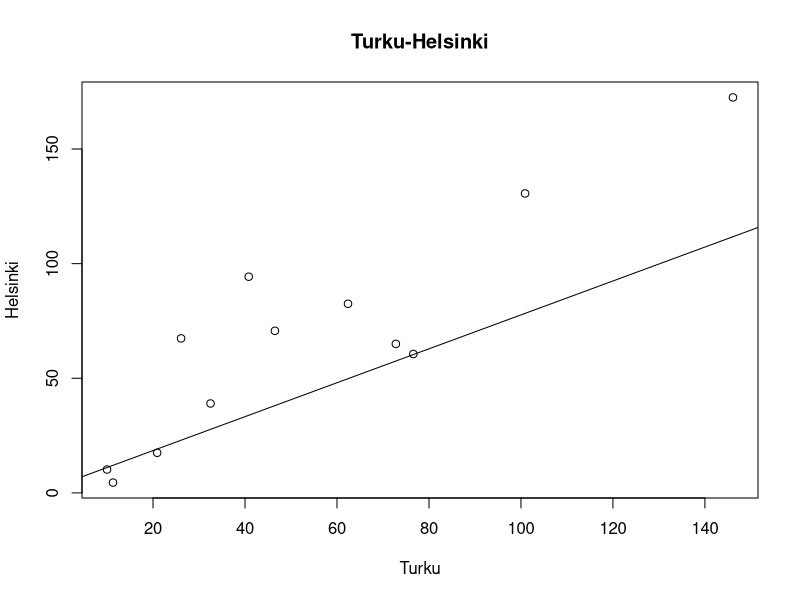
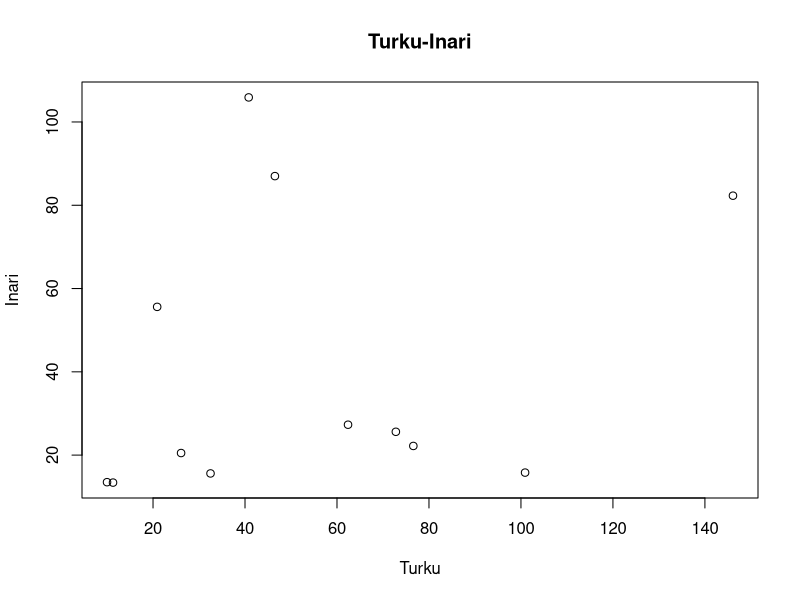
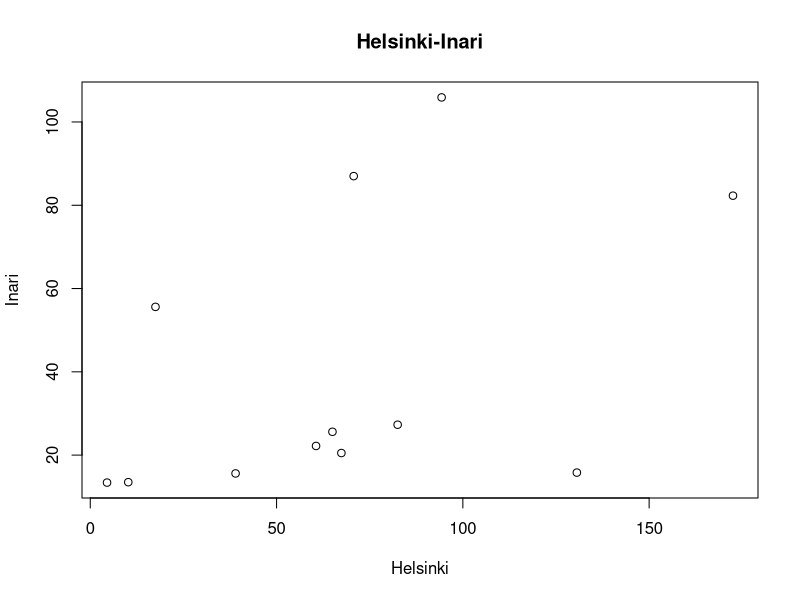

These charts were generated, in order, by the following R code:
# 2. (R) Taulukossa alla on kuukausittaiset sademäärät (mm) vuonna 2023 Turun Artukaisissa, 
# Helsingin Kaisaniemessä ja Inarin Kaamasessa (lähde Ilmatieteen laitos). Piirrä
# kaikki pareittaiset hajontakuviot (Turku–Helsinki, Turku–Inari ja Helsinki–Inari). 
# Minkä paikkakuntien sademäärissä on selvää riippuvutta? Näyttääkö riippuvuus keskimäärin
# lineaariselta? Jos näyttää, niin sovita PNS-suora. Laske myös korrelaatiokertoimet.

Tku <- c(62.4, 32.5, 72.8, 10, 20.9, 11.3, 40.8, 146.1, 46.5, 100.9, 76.6, 26.1)
Hki <- c(82.5, 39, 65, 10.2, 17.5, 4.5, 94.3, 172.5, 70.7, 130.6, 60.6, 67.4)
Ina <- c(27.3, 15.6, 25.6, 13.5, 55.6, 13.4, 105.9, 82.3, 87, 15.8, 22.2, 20.5)

# Turku-Helsinki
plot(Tku, Hki, xlab="Turku", ylab="Helsinki", main="Turku-Helsinki")
abline(lm(Tku ~ Hki)) # PNS-suora
cor(Tku, Hki) # Korrelaatiokerroin

# Turku-Inar
plot(Tku, Ina, xlab="Turku", ylab="Inari", main="Turku-Inari")
cor(Tku, Ina) # Korrelaatiokerroin

# Helsinki-Inari
plot(Hki, Ina, xlab="Helsinki", ylab="Inari", main="Helsinki-Inari")
cor(Hki, Ina) # Korrelaatiokerroin

# 4. Oletetaan, että populaatiojakauma on normaalijakauma N (1, 2) ja siitä on poimittu
# (riippumaton) satunnaisotos kokoa n.

# b.) Määritä todennäköisyys P(|\overline{X} − 1| > 0.1), jos n = 10.

# Määr. jakauman parametrit ja otoskoko
mu <- 1
sigma <- 2
n <- 10

# Lasketaan otoskeskiarvon keskihajonta
sigma_x <- sigma / sqrt(n)
# Lasketaan tod.näk. P(|\overline{X} − 1| > 0.1) ja tulostetaan se
p_greater_than_0_1 <- 1 - (pnorm(1.1, mu, sigma_x) - pnorm(0.9, mu, sigma_x))
p_greater_than_0_1

# c.) Kuinka suuri otoskoon n tulisi olla, jotta P(|\overline{X} − 1| > 0.1) <= 0.01?

# Määr. jakauman parametrit ja tavoiteltu tod.näk.
mu <- 1
sigma <- 2
alpha <- 0.01

# Lasketaan z-arvo (standardoidun normaalijakauman kertymäfunktion arvo)
z_value <- qnorm(1 - alpha / 2)
# Lasketaan z-arvon avulla otoskoko n ja tulostetaan se
n <- (z_value * sigma / 0.1)^2
n
